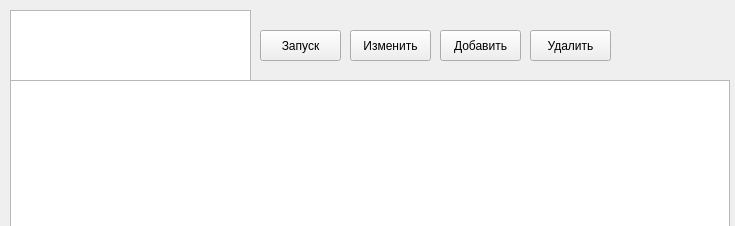
<?xml version="1.0" encoding="UTF-8"?>
<ui version="4.0">
 <class>Form1</class>
 <widget class="QWidget" name="Кофе">
  <property name="geometry">
   <rect>
    <x>0</x>
    <y>0</y>
    <width>735</width>
    <height>226</height>
   </rect>
  </property>
  <property name="windowTitle">
   <string>Form</string>
  </property>
  <widget class="QPlainTextEdit" name="plainTextEdit">
   <property name="geometry">
    <rect>
     <x>10</x>
     <y>10</y>
     <width>241</width>
     <height>71</height>
    </rect>
   </property>
  </widget>
  <widget class="QPushButton" name="pushButton">
   <property name="geometry">
    <rect>
     <x>260</x>
     <y>30</y>
     <width>81</width>
     <height>31</height>
    </rect>
   </property>
   <property name="text">
    <string>Запуск</string>
   </property>
  </widget>
  <widget class="QPushButton" name="pushButton_2">
   <property name="geometry">
    <rect>
     <x>350</x>
     <y>30</y>
     <width>81</width>
     <height>31</height>
    </rect>
   </property>
   <property name="text">
    <string>Изменить</string>
   </property>
  </widget>
  <widget class="QPushButton" name="pushButton_3">
   <property name="geometry">
    <rect>
     <x>440</x>
     <y>30</y>
     <width>81</width>
     <height>31</height>
    </rect>
   </property>
   <property name="text">
    <string>Добавить</string>
   </property>
  </widget><widget class="QPushButton" name="pushButton_4">
   <property name="geometry">
    <rect>
     <x>530</x>
     <y>30</y>
     <width>81</width>
     <height>31</height>
    </rect>
   </property>
   <property name="text">
    <string>Удалить</string>
   </property>
  </widget>
  <widget class="QTableWidget" name="tableWidget">
   <property name="geometry">
    <rect>
     <x>10</x>
     <y>80</y>
     <width>720</width>
     <height>192</height>
    </rect>
   </property>
  </widget>
 </widget>
 <resources/>
 <connections/>
</ui>
